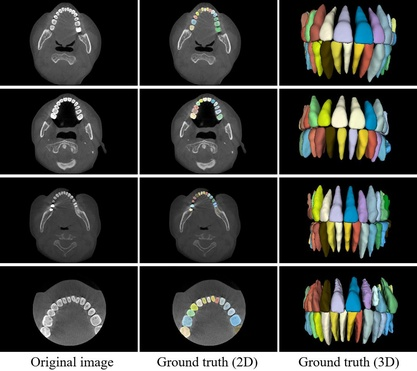
#> input picture images/3D_CBCT_Tooth_samples.jpg, 417 x 371 px, shrunk from 1500 x 1335 before the run, found by its file name; its folder holds 4 pictures in this run
$ python draw_img_w_h.py
#> lines starting #> are read from the running program, lines starting #| are printed output that depends on the picture
import os
import matplotlib.pyplot as plt
from PIL import Image
import numpy as np
plt.rcParams['font.family'] = 'Times New Roman'

def plot_image_size_distribution(folder_path, save_path=None):
    # 获取文件夹中所有图片的宽度和高度
#> called with save_path = 'image_size_distribution.pdf'
    image_sizes = []
    for filename in os.listdir(folder_path):
        if filename.endswith(('.jpg', '.jpeg', '.png', '.gif')):
            filepath = os.path.join(folder_path, filename)
            with Image.open(filepath) as img:
#> img is the input picture: PIL image 417x371 RGB; mean R, G, B 54.2, 55.4, 52.8
                width, height = img.size
#> width = 417; height = 371
                if height < 200:
                    continue
                image_sizes.append((width, height))

    # 创建一个二维直方图
    hist, xedges, yedges = np.histogram2d([size[1] for size in image_sizes], [size[0] for size in image_sizes], bins=(10, 10))

    # 找到直方图中所有点的最大数量
    max_count = np.amax(hist)

    # 绘制直方图
    plt.figure(figsize=(10, 6))
    plt.xlabel('Width', fontdict={'family' : 'Times New Roman', 'size': 18})
    plt.ylabel('Height', fontdict={'family' : 'Times New Roman', 'size': 18})
    # 设置 x 轴和 y 轴坐标刻度的大小
    plt.xticks(fontsize=14)
    plt.yticks(fontsize=14)

    # 遍历直方图中的所有点
    for i in range(hist.shape[0]):
        for j in range(hist.shape[1]):
            if hist[i, j] > 0:
                # 计算点的大小，根据频率调整
                point_size = 200 + 1000 * hist[i, j] / max_count
                # 计算点的颜色，根据大小调整
                color = hist[i, j] / max_count
                # 绘制点
                plt.scatter(yedges[j], xedges[i], color=plt.cm.bwr(color), marker='o', s=point_size, alpha=0.8, edgecolors='black')
                # 在每个点上显示数量
                if int(hist[i, j]) > 100:
                    plt.text(yedges[j], xedges[i], f"{int(hist[i, j])}", ha='center', va='center', color='black', fontsize=10, fontdict={'weight':'bold'})

#     plt.title('Image Size Distribution')
    plt.grid(True)

    # 保存图像
    if save_path:
        plt.savefig(save_path, bbox_inches='tight', format='pdf')
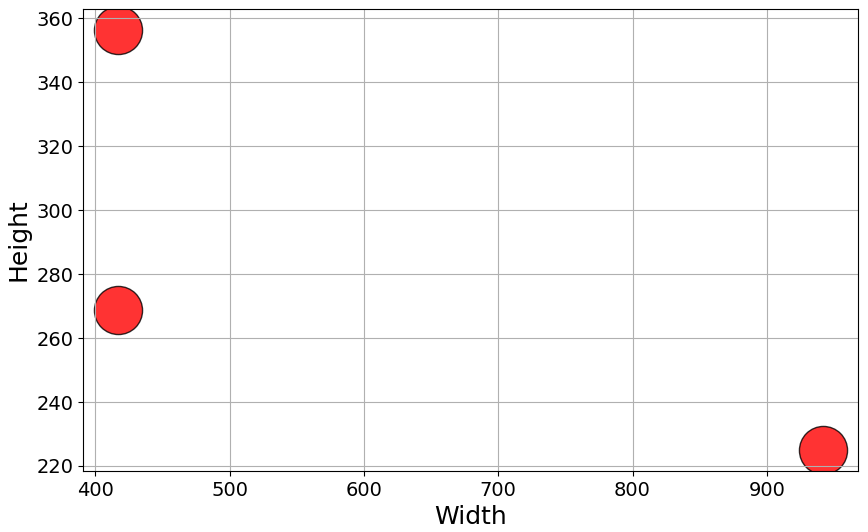
#> figure drawn by matplotlib, 1 panel
#        plt.savefig(save_path, bbox_inches='tight', dpi=300)
    else:
        plt.show()

# 测试函数
folder_path = "/Users/haojing08/Documents/paper-writing/T-Mamba/Tooth-2D-X-Ray-6k/train/images"
save_path = "image_size_distribution.pdf"
plot_image_size_distribution(folder_path, save_path)
